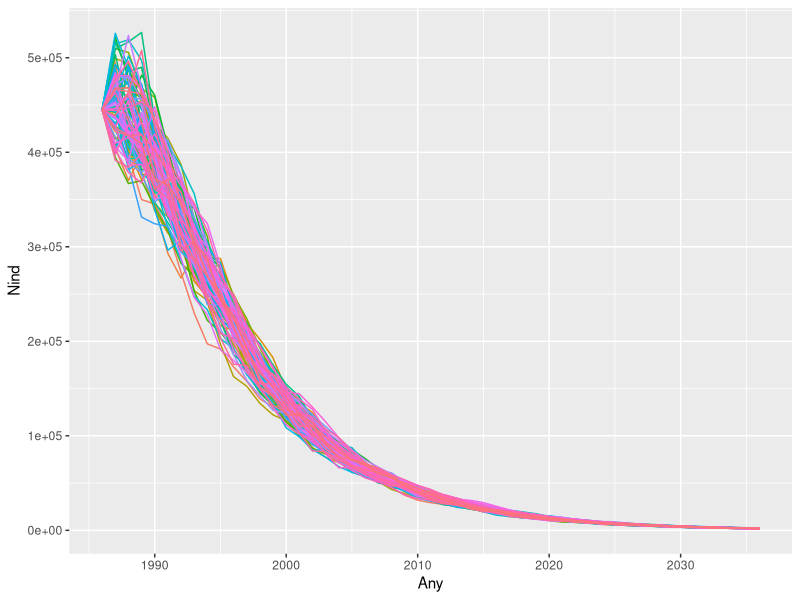
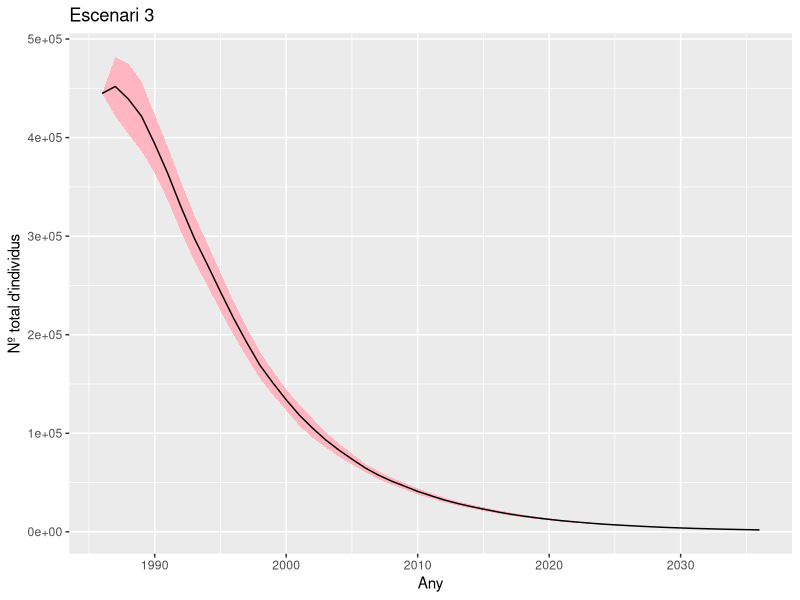

Recreate these plots in R, in order.
# Llibreries utilitzades

library(ggplot2)
library(tidyr)
library(dplyr)
library(truncnorm)
library(purrr)
library(tidyr)


# Espècie: Gopherus agassizii ----------------------------------------------
# Creem la matriu de transicio

matriu_pob_goph <- matrix(c(
  0,	0,	0,	0,	0, 0.042,	0.069,	0.069,
  0.716,	0.567,	0,	0,	0,	0,	0,	0,
  0,	0.149,	0.567,	0,	0,	0,	0,	0,
  0,	0,	0.149,	0.604,	0, 0, 0, 0,
  0,	0,	0,	0.235,	0.56,	0,	0,	0,
  0,	0,	0,	0,	0.225,	0.678,	0,	0,
  0,	0,	0,	0,	0,	0.249,	0.851,	0,
  0,	0,	0,	0,	0,	0,	0.016,	0.86
), nrow = 8, byrow = TRUE)

matriu_pob_goph

#creem el vector inicial
vector_inicial <- matrix(c(
  0,
  8276,
  22759,
  28966,
  26897,
  66209,
  167592,
  124142
), nrow = 8, byrow = TRUE)


# Creem un objecte que sigui el vector inicial per crear la taula més endavant
projeccio_poblacio<-vector_inicial

# Nombre de simulacions, anys a simular i any de començament
n_sim <- 100
n_temps <- 50 
y_inici <- 1986

# crear una llista buida per a guardar els resultats

poblist <- vector(length=n_sim,mode='list')

###### Escenari 3

for(sim in 1:n_sim) {
  
  projeccio_poblacio<-vector_inicial
  
  for (time_step in 1:n_temps) {
    
    # Aquí introduïm estocasticitat en 3 paràmetres de la matriu
    # Augmentem la reproducció de les classes madures
    # Cada any que passa, aquests valors es mostrejen d'una distribució
    # normal, truncada (per no triar valors erronis)
    
    r1<-rtruncnorm(1, mean = 0.2, sd = 0.1,a=0)
    r2<-rtruncnorm(1, mean = 0.15, sd = 0.1,a=0)
    
    #Aquests valors els hem escollit nosaltres en base a la bibliografia i
    #van canviant de manera aleatoria
    
    matriu_pob_goph <- matrix(c(
      0,	0,	0,	0,	0, r2,	r1,	r1,
      0.716,	0.567,	0,	0,	0,	0,	0,	0,
      0,	0.149,	0.567,	0,	0,	0,	0,	0,
      0,	0,	0.149,	0.604,	0, 0, 0, 0,
      0,	0,	0,	0.235,	0.56,	0,	0,	0,
      0,	0,	0,	0,	0.225,	0.678,	0,	0,
      0,	0,	0,	0,	0,	0.249,	0.851,	0,
      0,	0,	0,	0,	0,	0,	0.016,	0.86
    ), nrow = 8, byrow = TRUE)
    
    # print(matriu_pob_lotus)
    
    projeccio_poblacio<-cbind(
      projeccio_poblacio,
      round(matriu_pob_goph%*%projeccio_poblacio[,time_step],0)
    )
    
  }
  
  # mostra num simulacio en consola
  print(sim)
  # mostra proj poblacio en consola
  print(projeccio_poblacio)
  # guarda cada proj com a element de la llista
  poblist[[sim]] <- projeccio_poblacio
  # esborra
  rm(projeccio_poblacio)
}


# poblist és una llista que té n_sim elements
# p.ex. per veure q hi ha al primer element:
poblist[[1]]


# Crear data frame amb Nindividus per cada simulacio i any

pob_df <- poblist %>% 
  # la funció map_dfc (paquet purrr) aplica la funció següent per cada element d'una llista i 
  # dóna un data frame
  map_dfc(
    # suma tots els estadis per cada any i simulació
    ~apply(.x,2,sum)) %>% 
  setNames(1:n_sim) %>% 
  cbind(Any=y_inici:(y_inici+n_temps),.) %>% 
  pivot_longer(cols=-Any,names_to='simulation',values_to='Nind') 

# Gràfics de totes les simulacions (fer només si n'hi ha poques, si no, no es veurà res)

ggplot(pob_df, aes(x=Any,y=Nind,col=simulation))+
  geom_line()+
  guides(col="none")
# Farem un promig

# Resum de les simulacions
# mitjana i SD per cada any

pobdf_resum <- pob_df %>% 
  group_by(Any) %>% 
  summarise(
    Ntotal=mean(Nind,na.rm=TRUE),
    SDtotal=sd(Nind,na.rm=TRUE)
  )
pobdf_resum
# Gràfic mostrant N mitjana +/- SD

ggplot(pobdf_resum,aes(x=Any,y= Ntotal))+
  geom_ribbon(aes(ymin=Ntotal-SDtotal,ymax=Ntotal+SDtotal),fill='light pink')+
  geom_line(aes(y=Ntotal))+ xlab("Any") + ylab("Nº total d'individus")+ ggtitle("Escenari 3")
